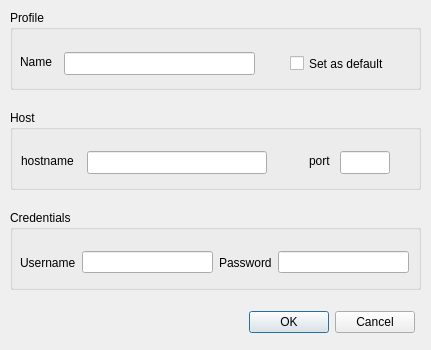
<?xml version="1.0" encoding="UTF-8"?>
<ui version="4.0">
 <class>createProfileDialog</class>
 <widget class="QDialog" name="createProfileDialog">
  <property name="geometry">
   <rect>
    <x>0</x>
    <y>0</y>
    <width>431</width>
    <height>350</height>
   </rect>
  </property>
  <property name="windowTitle">
   <string>Dialog</string>
  </property>
  <widget class="QDialogButtonBox" name="buttonBox">
   <property name="geometry">
    <rect>
     <x>249</x>
     <y>310</y>
     <width>166</width>
     <height>24</height>
    </rect>
   </property>
   <property name="standardButtons">
    <set>QDialogButtonBox::Cancel|QDialogButtonBox::Ok</set>
   </property>
  </widget>
  <widget class="QGroupBox" name="profileGroup">
   <property name="geometry">
    <rect>
     <x>10</x>
     <y>10</y>
     <width>411</width>
     <height>80</height>
    </rect>
   </property>
   <property name="title">
    <string>Profile</string>
   </property>
   <widget class="QLineEdit" name="profileName">
    <property name="geometry">
     <rect>
      <x>54</x>
      <y>42</y>
      <width>191</width>
      <height>23</height>
     </rect>
    </property>
    <property name="toolTip">
     <string>Enter profile name</string>
    </property>
   </widget>
   <widget class="QLabel" name="nameLabel">
    <property name="geometry">
     <rect>
      <x>10</x>
      <y>44</y>
      <width>36</width>
      <height>16</height>
     </rect>
    </property>
    <property name="text">
     <string>Name</string>
    </property>
   </widget>
   <widget class="QCheckBox" name="setDefaultProfile">
    <property name="geometry">
     <rect>
      <x>280</x>
      <y>43</y>
      <width>109</width>
      <height>21</height>
     </rect>
    </property>
    <property name="toolTip">
     <string>Check to set this profile to be default one</string>
    </property>
    <property name="text">
     <string>Set as default</string>
    </property>
   </widget>
  </widget>
  <widget class="QGroupBox" name="hostGroup">
   <property name="geometry">
    <rect>
     <x>10</x>
     <y>110</y>
     <width>411</width>
     <height>80</height>
    </rect>
   </property>
   <property name="title">
    <string>Host</string>
   </property>
   <widget class="QLineEdit" name="hostname">
    <property name="geometry">
     <rect>
      <x>77</x>
      <y>41</y>
      <width>180</width>
      <height>23</height>
     </rect>
    </property>
    <property name="toolTip">
     <string>Hostname or IP for ZOSMF</string>
    </property>
   </widget>
   <widget class="QLineEdit" name="hostport">
    <property name="geometry">
     <rect>
      <x>330</x>
      <y>41</y>
      <width>50</width>
      <height>23</height>
     </rect>
    </property>
    <property name="toolTip">
     <string>Port for ZOSMF</string>
    </property>
   </widget>
   <widget class="QLabel" name="label">
    <property name="geometry">
     <rect>
      <x>11</x>
      <y>43</y>
      <width>60</width>
      <height>16</height>
     </rect>
    </property>
    <property name="text">
     <string>hostname</string>
    </property>
   </widget>
   <widget class="QLabel" name="label_2">
    <property name="geometry">
     <rect>
      <x>299</x>
      <y>43</y>
      <width>25</width>
      <height>16</height>
     </rect>
    </property>
    <property name="text">
     <string>port</string>
    </property>
   </widget>
  </widget>
  <widget class="QGroupBox" name="credentialsGroup">
   <property name="geometry">
    <rect>
     <x>10</x>
     <y>210</y>
     <width>411</width>
     <height>80</height>
    </rect>
   </property>
   <property name="title">
    <string>Credentials</string>
   </property>
   <widget class="QWidget" name="">
    <property name="geometry">
     <rect>
      <x>10</x>
      <y>40</y>
      <width>389</width>
      <height>25</height>
     </rect>
    </property>
    <layout class="QHBoxLayout" name="horizontalLayout">
     <item>
      <widget class="QLabel" name="usernameLabel">
       <property name="text">
        <string>Username</string>
       </property>
      </widget>
     </item>
     <item>
      <widget class="QLineEdit" name="username">
       <property name="toolTip">
        <string>Mainframe username</string>
       </property>
      </widget>
     </item>
     <item>
      <widget class="QLabel" name="passwordLabel">
       <property name="text">
        <string>Password</string>
       </property>
      </widget>
     </item>
     <item>
      <widget class="QLineEdit" name="password">
       <property name="toolTip">
        <string>Mainframe password</string>
       </property>
       <property name="inputMethodHints">
        <set>Qt::ImhHiddenText|Qt::ImhNoAutoUppercase|Qt::ImhNoPredictiveText|Qt::ImhSensitiveData</set>
       </property>
       <property name="echoMode">
        <enum>QLineEdit::Password</enum>
       </property>
      </widget>
     </item>
    </layout>
   </widget>
  </widget>
 </widget>
 <resources/>
 <connections/>
</ui>
